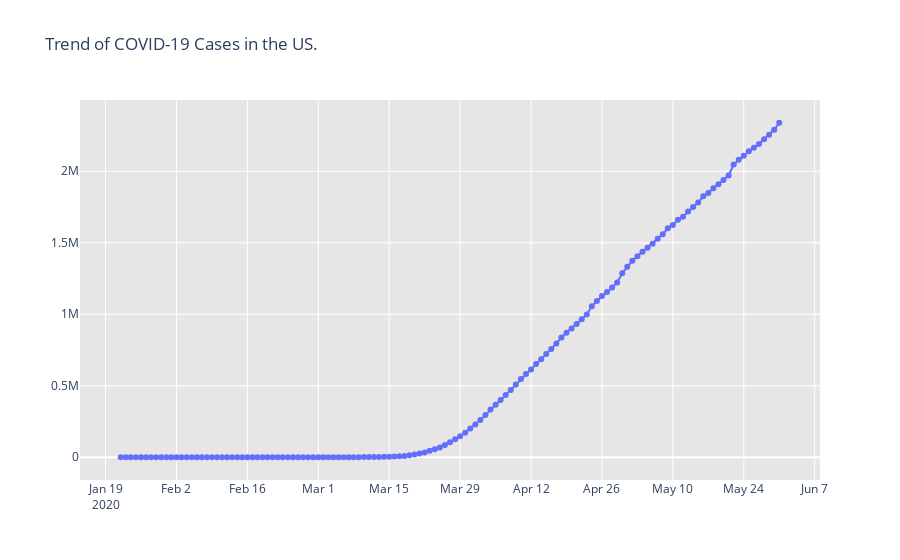

The notebook cell this image was saved under:
### Code cell
fig = go.Figure()
fig.add_trace(go.Scatter(x=US['Date'], y=US['Total cases'], mode='lines+markers',name='Total Cases'))
fig.update_layout(title_text='Trend of COVID-19 Cases in the US.', plot_bgcolor='rgb(230,230,230)')
fig.show()
fig.write_html('Trend of COVID-19 Cases in the US.html', auto_open=True)

#opens an html

### Figure 1 — Plotly figure (JSON) as saved in the notebook; plotly's stock layout.template omitted (floating-point values rounded to 4 significant figures; data arrays with more than 128 entries replaced by an {"elided": "..."} marker saying what was removed)
{"data": [{"mode": "lines+markers", "name": "Total Cases", "type": "scatter", "x": {"elided": "131 str values"}, "y": {"elided": "131 int values"}}], "layout": {"plot_bgcolor": "rgb(230,230,230)", "title": {"text": "Trend of COVID-19 Cases in the US."}}}
